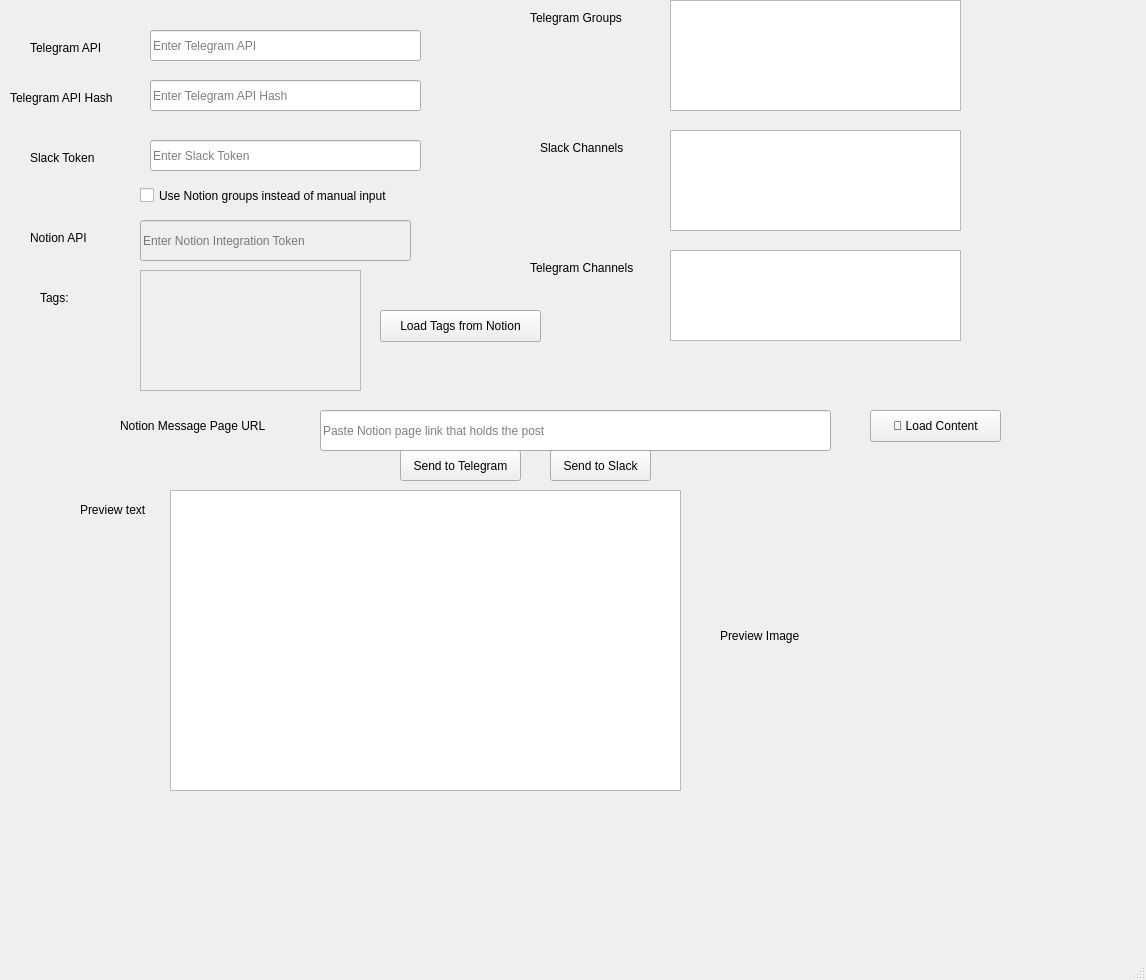
<?xml version="1.0" encoding="UTF-8"?>
<ui version="4.0">
 <class>MainWindow</class>
 <widget class="QMainWindow" name="MainWindow">
  <property name="enabled">
   <bool>true</bool>
  </property>
  <property name="geometry">
   <rect>
    <x>0</x>
    <y>0</y>
    <width>1146</width>
    <height>980</height>
   </rect>
  </property>
  <property name="windowTitle">
   <string>MainWindow</string>
  </property>
  <widget class="QWidget" name="centralwidget">
   <widget class="QPushButton" name="pushButton">
    <property name="geometry">
     <rect>
      <x>400</x>
      <y>450</y>
      <width>121</width>
      <height>31</height>
     </rect>
    </property>
    <property name="text">
     <string>Send to Telegram</string>
    </property>
   </widget>
   <widget class="QPushButton" name="pushButton_2">
    <property name="geometry">
     <rect>
      <x>550</x>
      <y>450</y>
      <width>101</width>
      <height>31</height>
     </rect>
    </property>
    <property name="text">
     <string>Send to Slack</string>
    </property>
   </widget>
   <widget class="QLineEdit" name="telegramApiIdInput">
    <property name="geometry">
     <rect>
      <x>150</x>
      <y>30</y>
      <width>271</width>
      <height>31</height>
     </rect>
    </property>
    <property name="echoMode">
     <enum>QLineEdit::EchoMode::Password</enum>
    </property>
    <property name="placeholderText">
     <string>Enter Telegram API</string>
    </property>
   </widget>
   <widget class="QLineEdit" name="telegramApiHashInput">
    <property name="geometry">
     <rect>
      <x>150</x>
      <y>80</y>
      <width>271</width>
      <height>31</height>
     </rect>
    </property>
    <property name="echoMode">
     <enum>QLineEdit::EchoMode::Password</enum>
    </property>
    <property name="placeholderText">
     <string>Enter Telegram API Hash </string>
    </property>
   </widget>
   <widget class="QLineEdit" name="slackBotTokenInput">
    <property name="geometry">
     <rect>
      <x>150</x>
      <y>140</y>
      <width>271</width>
      <height>31</height>
     </rect>
    </property>
    <property name="echoMode">
     <enum>QLineEdit::EchoMode::Password</enum>
    </property>
    <property name="placeholderText">
     <string>Enter Slack Token</string>
    </property>
   </widget>
   <widget class="QTextEdit" name="telegramChannelsInput">
    <property name="geometry">
     <rect>
      <x>670</x>
      <y>250</y>
      <width>291</width>
      <height>91</height>
     </rect>
    </property>
   </widget>
   <widget class="QTextEdit" name="telegramGroupsInput">
    <property name="geometry">
     <rect>
      <x>670</x>
      <y>0</y>
      <width>291</width>
      <height>111</height>
     </rect>
    </property>
   </widget>
   <widget class="QTextEdit" name="slackChannelsInput">
    <property name="geometry">
     <rect>
      <x>670</x>
      <y>130</y>
      <width>291</width>
      <height>101</height>
     </rect>
    </property>
   </widget>
   <widget class="QLabel" name="label_2">
    <property name="geometry">
     <rect>
      <x>30</x>
      <y>40</y>
      <width>81</width>
      <height>16</height>
     </rect>
    </property>
    <property name="text">
     <string>Telegram API</string>
    </property>
   </widget>
   <widget class="QLabel" name="label_3">
    <property name="geometry">
     <rect>
      <x>10</x>
      <y>90</y>
      <width>131</width>
      <height>16</height>
     </rect>
    </property>
    <property name="text">
     <string>Telegram API Hash</string>
    </property>
   </widget>
   <widget class="QLabel" name="label_5">
    <property name="geometry">
     <rect>
      <x>30</x>
      <y>150</y>
      <width>81</width>
      <height>16</height>
     </rect>
    </property>
    <property name="text">
     <string>Slack Token</string>
    </property>
   </widget>
   <widget class="QLabel" name="label_6">
    <property name="geometry">
     <rect>
      <x>530</x>
      <y>260</y>
      <width>121</width>
      <height>16</height>
     </rect>
    </property>
    <property name="text">
     <string>Telegram Channels</string>
    </property>
   </widget>
   <widget class="QLabel" name="label_7">
    <property name="geometry">
     <rect>
      <x>540</x>
      <y>140</y>
      <width>121</width>
      <height>16</height>
     </rect>
    </property>
    <property name="text">
     <string>Slack Channels</string>
    </property>
   </widget>
   <widget class="QLabel" name="label_8">
    <property name="geometry">
     <rect>
      <x>530</x>
      <y>10</y>
      <width>121</width>
      <height>16</height>
     </rect>
    </property>
    <property name="text">
     <string>Telegram Groups</string>
    </property>
   </widget>
   <widget class="QLineEdit" name="notionApiTokenInput">
    <property name="enabled">
     <bool>false</bool>
    </property>
    <property name="geometry">
     <rect>
      <x>140</x>
      <y>220</y>
      <width>271</width>
      <height>41</height>
     </rect>
    </property>
    <property name="echoMode">
     <enum>QLineEdit::EchoMode::Password</enum>
    </property>
    <property name="placeholderText">
     <string>Enter Notion Integration Token</string>
    </property>
   </widget>
   <widget class="QLabel" name="label_9">
    <property name="geometry">
     <rect>
      <x>30</x>
      <y>230</y>
      <width>81</width>
      <height>16</height>
     </rect>
    </property>
    <property name="text">
     <string>Notion API</string>
    </property>
   </widget>
   <widget class="QCheckBox" name="useNotionCheckbox">
    <property name="geometry">
     <rect>
      <x>140</x>
      <y>180</y>
      <width>311</width>
      <height>31</height>
     </rect>
    </property>
    <property name="text">
     <string>Use Notion groups instead of manual input</string>
    </property>
   </widget>
   <widget class="QListWidget" name="notionTagSelector">
    <property name="enabled">
     <bool>false</bool>
    </property>
    <property name="geometry">
     <rect>
      <x>140</x>
      <y>270</y>
      <width>221</width>
      <height>121</height>
     </rect>
    </property>
    <property name="selectionMode">
     <enum>QAbstractItemView::SelectionMode::MultiSelection</enum>
    </property>
   </widget>
   <widget class="QLabel" name="label_10">
    <property name="geometry">
     <rect>
      <x>40</x>
      <y>290</y>
      <width>81</width>
      <height>16</height>
     </rect>
    </property>
    <property name="text">
     <string>Tags:</string>
    </property>
   </widget>
   <widget class="QPushButton" name="loadTagsButton">
    <property name="geometry">
     <rect>
      <x>380</x>
      <y>310</y>
      <width>161</width>
      <height>32</height>
     </rect>
    </property>
    <property name="text">
     <string>Load Tags from Notion</string>
    </property>
   </widget>
   <widget class="QLineEdit" name="notionPageUrlInput">
    <property name="geometry">
     <rect>
      <x>320</x>
      <y>410</y>
      <width>511</width>
      <height>41</height>
     </rect>
    </property>
    <property name="text">
     <string/>
    </property>
    <property name="placeholderText">
     <string>Paste Notion page link that holds the post</string>
    </property>
   </widget>
   <widget class="QLabel" name="label_11">
    <property name="geometry">
     <rect>
      <x>120</x>
      <y>410</y>
      <width>161</width>
      <height>31</height>
     </rect>
    </property>
    <property name="text">
     <string>Notion Message Page URL</string>
    </property>
   </widget>
   <widget class="QPushButton" name="previewButton">
    <property name="geometry">
     <rect>
      <x>870</x>
      <y>410</y>
      <width>131</width>
      <height>32</height>
     </rect>
    </property>
    <property name="text">
     <string>🔄 Load Content</string>
    </property>
   </widget>
   <widget class="QPlainTextEdit" name="previewPlainText">
    <property name="geometry">
     <rect>
      <x>170</x>
      <y>490</y>
      <width>511</width>
      <height>301</height>
     </rect>
    </property>
    <property name="readOnly">
     <bool>true</bool>
    </property>
   </widget>
   <widget class="QLabel" name="label">
    <property name="geometry">
     <rect>
      <x>80</x>
      <y>500</y>
      <width>81</width>
      <height>20</height>
     </rect>
    </property>
    <property name="text">
     <string>Preview text</string>
    </property>
   </widget>
   <widget class="QLabel" name="imagePreviewLabel">
    <property name="geometry">
     <rect>
      <x>720</x>
      <y>480</y>
      <width>371</width>
      <height>311</height>
     </rect>
    </property>
    <property name="text">
     <string>Preview Image</string>
    </property>
    <property name="scaledContents">
     <bool>true</bool>
    </property>
   </widget>
  </widget>
  <widget class="QMenuBar" name="menubar">
   <property name="geometry">
    <rect>
     <x>0</x>
     <y>0</y>
     <width>1146</width>
     <height>24</height>
    </rect>
   </property>
  </widget>
  <widget class="QStatusBar" name="statusbar"/>
 </widget>
 <resources/>
 <connections/>
</ui>
